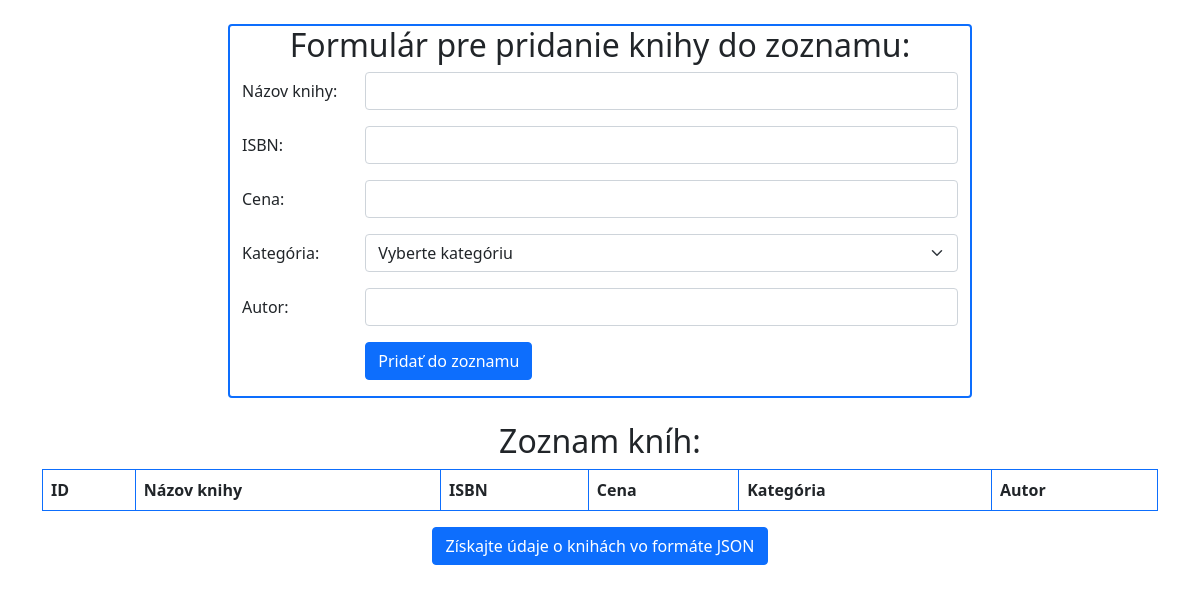
/, run on an earlier commit of the app's database.
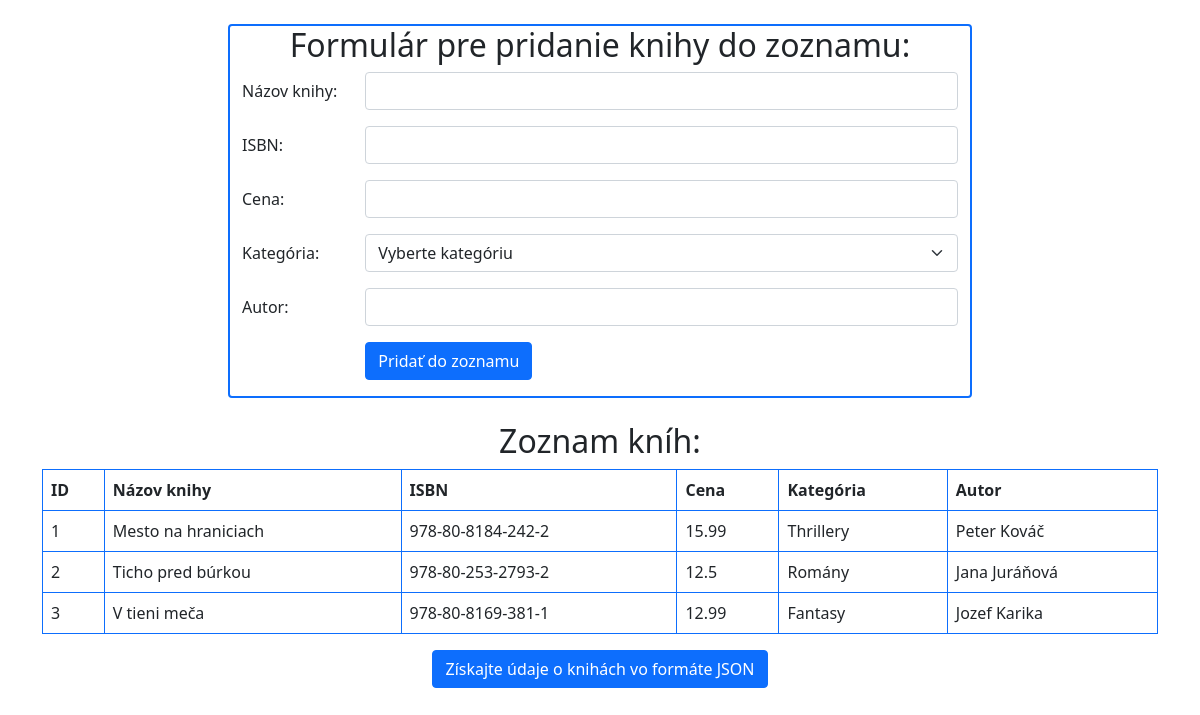
And on a later commit of the database.
### tables this page shows
CREATE TABLE "books" (
	"id"	INTEGER NOT NULL UNIQUE,
	"title"	TEXT NOT NULL,
	"isbn"	TEXT NOT NULL,
	"price"	NUMERIC NOT NULL,
	"author"	TEXT,
	"category"	TEXT,
	PRIMARY KEY("id"),
	FOREIGN KEY("category") REFERENCES "categories"("name")
);

### Repositories/BookRepository.php (called while the page is built, shortened)
<?php
    include_once 'Models/BookModel.php';
    class BookRepository
    {
        public object $pdo;
        function __construct()
        {
            $this->pdo = new \PDO(DB_CONNECTION_STRING);
        }
        function getAll() : array
        {
            $statement = $this->pdo->query('SELECT * FROM books');
            $results = $statement->fetchAll(\PDO::FETCH_ASSOC);
            $bookArray = [];
            foreach ($results as $row) {
                $bookArray[] = \Models\BookModel::__createByRow($row);
            }
            return $bookArray;
        }
    }
?>

### Models/BookModel.php (called while the page is built, shortened)
<?php
    class BookModel
    {
        static function __createByRow($row = [
            'id' => 0,
            'title' => '',
            'isbn' => '',
            'price' => 0.0,
            'category' => 'Beletria',
            'author' => '',
        ]) : object
        {
            $book = new BookModel();
            $book->id = $row['id'];
            $book->title = $row['title'];
            $book->isbn = $row['isbn'];
            $book->price = $row['price'];
            $book->category = $row['category'];
            $book->author = $row['author'];
            return $book;
        }
    }
?>

### index.php (the view, shortened to what this page needs)
<!doctype html>
<html lang="ua">
<head>
  <link href="https://cdn.jsdelivr.net/npm/bootstrap@5.0.2/dist/css/bootstrap.min.css"
        rel="stylesheet"
>
</head>
<body>
    <div class="container">
        <?php
            include_once 'Repositories/BookRepository.php';
            $bookRepo = new \Repositories\BookRepository();
        ?>
        <?php
            $books = $bookRepo->getAll();
        ?>
        <div class="container">
            <div class="row justify-content-center">
                <div class="col-8 border border-2 border-primary position-relative rounded rounded-5">
                    <h2 class="text-center">Formulár pre pridanie knihy do zoznamu:</h2>
                    <form action="add_book.php" method="POST">
                        <div class="row mb-3">
                            <label for="title" class="col-sm-2 col-form-label">Názov knihy:</label>
                            <div class="col-sm-10">
                                <input type="text" class="form-control" id="title" name="title">
                            </div>
                        </div>
                        <div class="row mb-3">
                            <label for="isbn" class="col-sm-2 col-form-label">ISBN:</label>
                            <div class="col-sm-10">
                                <input type="text" class="form-control" id="isbn" name="isbn">
                            </div>
                        </div>
                        <div class="row mb-3">
                            <label for="price" class="col-sm-2 col-form-label">Cena:</label>
                            <div class="col-sm-10">
                                <input type="number" class="form-control" id="price" name="price" step="0.01">
                            </div>
                        </div>
                        <div class="row mb-3">
                            <label for="category" class="col-sm-2 col-form-label">Kategória:</label>
                            <div class="col-sm-10">
                                <select class="form-select" id="category" name="category" required>
                                    <option value="">Vyberte kategóriu</option>
                                </select>
                            </div>
                        </div>
                        <div class="row mb-3">
                            <label for="author" class="col-sm-2 col-form-label">Autor:</label>
                            <div class="col-sm-10">
                                <input type="text" class="form-control" id="author" name="author">
                            </div>
                        </div>
                        <div class="row mb-3">
                            <div class="col-sm-10 offset-sm-2">
                                <button type="submit" class="btn btn-primary">Pridať do zoznamu</button>
                            </div>
                        </div>
                    </form>
                </div>
            </div>
        </div>
        <h2 class="text-center">Zoznam kníh:</h2>
        <table class="table table-bordered border-primary">
            <thead>
                <tr>
                    <th>ID</th>
                    <th>Názov knihy</th>
                    <th>ISBN</th>
                    <th>Cena</th>
                    <th>Kategória</th>
                    <th>Autor</th>
                </tr>
            </thead>
            <tbody>
                <?php
                    foreach ($books as $book) {
                ?>
                        <tr>
                            <td><?=$book->id?></td>
                            <td><?=$book->title?></td>
                            <td><?=$book->isbn?></td>
                            <td><?=$book->price?></td>
                            <td><?=$book->category?></td>
                            <td><?=$book->author?></td>
                        </tr>
                <?php
                    }
                ?>
            </tbody>
        </table>
        <div class="text-center">
            <a href="get_books_json.php">
                <button class="btn btn-primary">Získajte údaje o knihách vo formáte JSON</button>
            </a>
        </div>
    </div>
</body>
</html>

What changed in the data, as far as the page shows it:
added books: id "1", title "Mesto na hraniciach", isbn "978-80-8184-242-2", price "15.99", category "Thrillery", author "Peter Kováč"
added books: id "2", title "Ticho pred búrkou", isbn "978-80-253-2793-2", price "12.5", category "Romány", author "Jana Juráňová"
added books: id "3", title "V tieni meča", isbn "978-80-8169-381-1", price "12.99", category "Fantasy", author "Jozef Karika"
